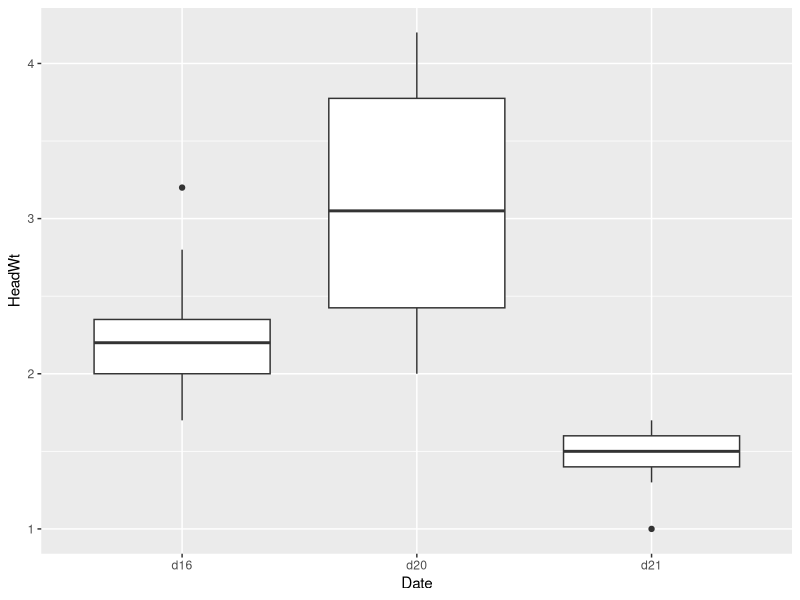
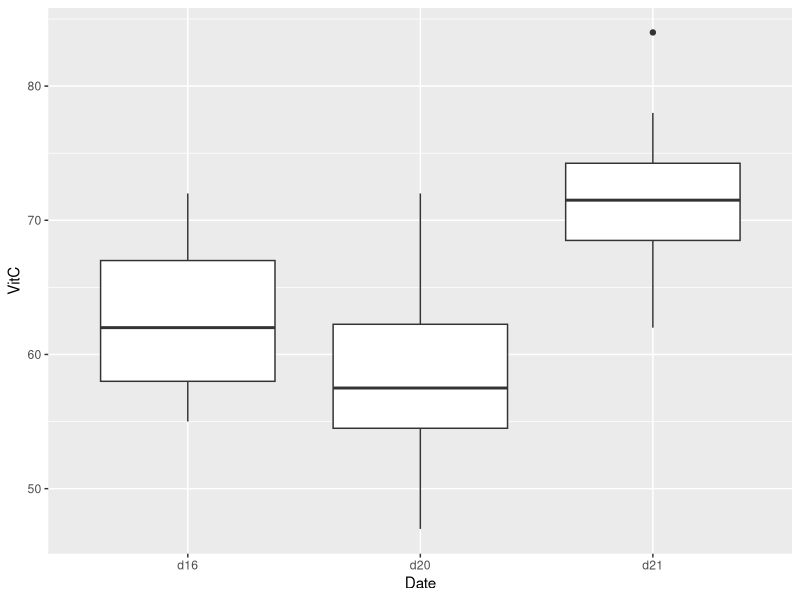

Write the R code that produced these figures, in order.
## ---- chunk 1
knitr::opts_chunk$set(echo = TRUE)
library(ggplot2)
## ---- chunk 2
# Les fréquences attendues sont les proportions multipliées par le nombre total de visites
f_obs <- c(8, 8, 18, 11)
prop <- c(0.12, 0.24, 0.33, 0.31)
f_att <- prop * sum(f_obs)
f_att
## ---- chunk 3
chisq.test(f_obs, p = prop)
## ---- chunk 4
# Tableau de contingence
tab <- rbind(
    c(10, 9, 15, 8),
    c(8, 8, 18, 11),
    c(20, 4, 6, 5)
)
rownames(tab) <- c("affinis", "impatiens", "ternarius")
colnames(tab) <- c("Rubus", "Solidago", "Trifolium", "Vaccinium")
tab
## ---- chunk 5
khi2 <- chisq.test(tab)
khi2
## ---- chunk 6
khi2$expected
khi2$residuals
## ---- chunk 7
library(MASS)
str(cabbages)
## ---- chunk 8
library(dplyr)
library(ggplot2)
c52 <- filter(cabbages, Cult == "c52")
ggplot(c52, aes(x = Date, y = HeadWt)) +
    geom_boxplot()
ggplot(c52, aes(x = Date, y = VitC)) +
    geom_boxplot()
## ---- chunk 9
an_vitc <- aov(VitC ~ Date, data = c52)
summary(an_vitc)
## ---- chunk 10
TukeyHSD(an_vitc)
